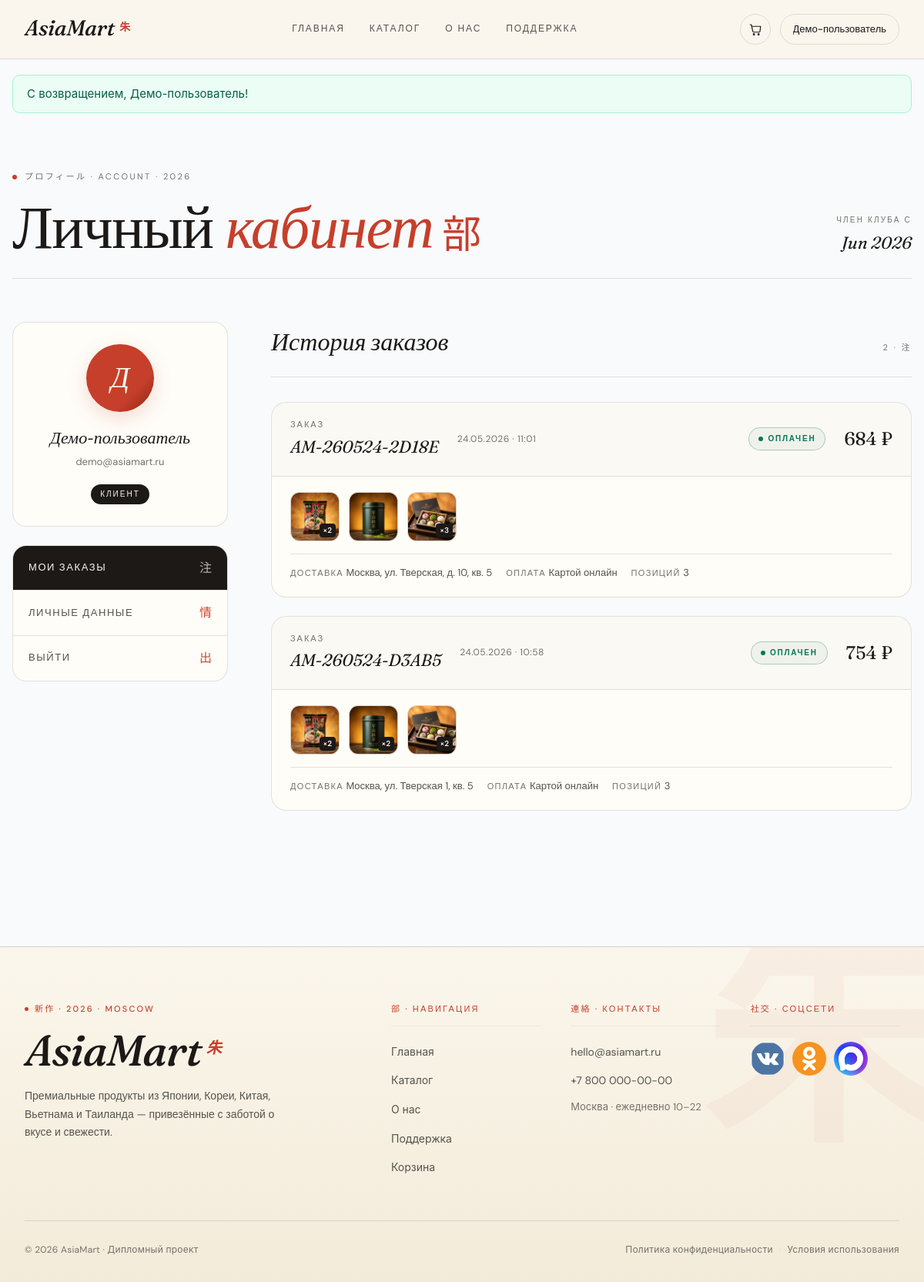
The app's page /profile.php (signed in) with its own data.
### tables this page shows
CREATE TABLE `users` (
  `id` int(10) unsigned NOT NULL AUTO_INCREMENT,
  `email` varchar(190) NOT NULL,
  `password_hash` varchar(255) NOT NULL,
  `name` varchar(100) NOT NULL,
  `phone` varchar(30) DEFAULT NULL,
  `address` varchar(255) DEFAULT NULL,
  `role` enum('user','admin') NOT NULL DEFAULT 'user',
  `created_at` datetime NOT NULL DEFAULT current_timestamp(),
  PRIMARY KEY (`id`),
  UNIQUE KEY `uniq_email` (`email`)
);

CREATE TABLE `orders` (
  `id` int(10) unsigned NOT NULL AUTO_INCREMENT,
  `order_number` varchar(40) NOT NULL,
  `user_id` int(10) unsigned DEFAULT NULL,
  `status` enum('new','paid','shipped','delivered','cancelled') NOT NULL DEFAULT 'new',
  `total` decimal(10,2) NOT NULL DEFAULT 0.00,
  `customer_name` varchar(120) NOT NULL,
  `customer_phone` varchar(30) NOT NULL,
  `customer_email` varchar(190) NOT NULL,
  `city` varchar(120) NOT NULL DEFAULT '',
  `address` varchar(500) NOT NULL DEFAULT '',
  `subtotal` decimal(10,2) NOT NULL DEFAULT 0.00,
  `delivery` decimal(10,2) NOT NULL DEFAULT 0.00,
  `shipping_address` varchar(500) NOT NULL DEFAULT '',
  `payment_method` enum('card','sbp','cash') NOT NULL DEFAULT 'card',
  `comment` text DEFAULT NULL,
  `created_at` datetime NOT NULL DEFAULT current_timestamp(),
  PRIMARY KEY (`id`),
  UNIQUE KEY `uq_order_number` (`order_number`),
  KEY `idx_user` (`user_id`),
  KEY `idx_status` (`status`),
  CONSTRAINT `fk_orders_user` FOREIGN KEY (`user_id`) REFERENCES `users` (`id`) ON DELETE SET NULL ON UPDATE CASCADE
);

CREATE TABLE `order_items` (
  `id` int(10) unsigned NOT NULL AUTO_INCREMENT,
  `order_id` int(10) unsigned NOT NULL,
  `product_id` int(10) unsigned NOT NULL,
  `product_name` varchar(200) NOT NULL,
  `price` decimal(10,2) NOT NULL,
  `quantity` int(10) unsigned NOT NULL,
  PRIMARY KEY (`id`),
  KEY `idx_order` (`order_id`),
  KEY `fk_oi_product` (`product_id`),
  CONSTRAINT `fk_oi_order` FOREIGN KEY (`order_id`) REFERENCES `orders` (`id`) ON DELETE CASCADE ON UPDATE CASCADE,
  CONSTRAINT `fk_oi_product` FOREIGN KEY (`product_id`) REFERENCES `products` (`id`) ON UPDATE CASCADE
);

CREATE TABLE `products` (
  `id` int(10) unsigned NOT NULL AUTO_INCREMENT,
  `category_id` int(10) unsigned NOT NULL,
  `name` varchar(200) NOT NULL,
  `slug` varchar(200) NOT NULL,
  `short_desc` varchar(500) DEFAULT NULL,
  `description` text DEFAULT NULL,
  `price` decimal(10,2) NOT NULL DEFAULT 0.00,
  `old_price` decimal(10,2) DEFAULT NULL,
  `stock` int(11) NOT NULL DEFAULT 0,
  `country` varchar(60) DEFAULT NULL,
  `brand` varchar(80) DEFAULT NULL,
  `weight` varchar(60) DEFAULT NULL,
  `image` varchar(255) DEFAULT NULL,
  `is_featured` tinyint(1) NOT NULL DEFAULT 0,
  `rating` decimal(2,1) NOT NULL DEFAULT 5.0,
  `reviews_count` int(10) unsigned NOT NULL DEFAULT 0,
  `is_active` tinyint(1) NOT NULL DEFAULT 1,
  `created_at` datetime NOT NULL DEFAULT current_timestamp(),
  PRIMARY KEY (`id`),
  UNIQUE KEY `uniq_slug` (`slug`),
  KEY `idx_category` (`category_id`),
  KEY `idx_active` (`is_active`),
  CONSTRAINT `fk_products_category` FOREIGN KEY (`category_id`) REFERENCES `categories` (`id`) ON UPDATE CASCADE
);

### includes/helpers.php (called while the page is built, shortened)
<?php
require_once __DIR__ . '/db.php';
function e(?string $s): string {
    return htmlspecialchars((string)$s, ENT_QUOTES | ENT_SUBSTITUTE, 'UTF-8');
}
function price(float $value): string {
    return number_format($value, 0, ',', ' ') . ' ₽';
}
function current_user(): ?array {
    $stmt = db()->prepare('SELECT id, email, name, role FROM users WHERE id = ?');
    $stmt->execute([$_SESSION['user_id']]);
    $u = $stmt->fetch();
    return $u ?: null;
}
function flash_get(string $type = 'success'): ?string {
    $msg = $_SESSION['_flash'][$type] ?? null;
    return $msg;
}
function asset(string $path): string {
    return $path . '?v=' . filemtime(__DIR__ . '/../public' . $path);
}

### includes/db.php (called while the page is built, shortened)
<?php
function db(): PDO {
    static $pdo = null;
    if ($pdo !== null) return $pdo;
    $dsn = sprintf(
        'mysql:host=%s;port=%d;dbname=%s;charset=%s',
        DB_HOST, DB_PORT, DB_NAME, DB_CHARSET
    );
    try {
        $pdo = new PDO($dsn, DB_USER, DB_PASS, [
            PDO::ATTR_ERRMODE            => PDO::ERRMODE_EXCEPTION,
            PDO::ATTR_DEFAULT_FETCH_MODE => PDO::FETCH_ASSOC,
            PDO::ATTR_EMULATE_PREPARES   => false,
        ]);
    } catch (PDOException $e) {
        http_response_code(500);
        die('Ошибка подключения к базе данных: ' . htmlspecialchars($e->getMessage()));
    }
    return $pdo;
}

### public/profile.php (the view, shortened to what this page needs)
<?php
require_once __DIR__ . '/../includes/helpers.php';
$user = current_user();
$tab = $_GET['tab'] ?? 'orders';
$orders = db()->prepare('SELECT * FROM orders WHERE user_id = ? ORDER BY created_at DESC');
$orders->execute([$user['id']]);
$orders = $orders->fetchAll();
$itemsMap = [];
if ($orders) {
    $ids = array_column($orders, 'id');
    $place = implode(',', array_fill(0, count($ids), '?'));
    $stmt = db()->prepare("SELECT oi.*, p.image FROM order_items oi LEFT JOIN products p ON p.id = oi.product_id WHERE oi.order_id IN ($place)");
    $stmt->execute($ids);
    foreach ($stmt->fetchAll() as $row) {
        $itemsMap[$row['order_id']][] = $row;
    }
}
$statusLabels = [
    'new'       => 'Новый',
    'paid'      => 'Оплачен',
    'shipped'   => 'Отправлен',
    'delivered' => 'Доставлен',
    'cancelled' => 'Отменён',
];
$page_class   = 'profile-ryokan';
require __DIR__ . '/../includes/header.php';
?>
<section class="profile-main">
  <div class="container">
    <div class="pr-head">
      <div>
        <div class="ry-eyebrow"><span class="dot"></span>プロフィール · ACCOUNT · 2026</div>
        <h1 class="pr-title">Личный <em>кабинет</em><span class="kanji">部</span></h1>
      </div>
      <div class="pr-head-meta">
        <div class="label">Член клуба с</div>
        <div class="value"><?= date('M Y', strtotime($user['created_at'] ?? 'now')) ?></div>
      </div>
    </div>
    <div class="pr-grid">
      <aside class="pr-side">
        <div class="pr-avatar-card">
          <div class="pr-avatar"><?= e(mb_substr($user['name'] ?: 'A', 0, 1)) ?></div>
          <h3 class="pr-name"><?= e($user['name']) ?></h3>
          <p class="pr-mail"><?= e($user['email']) ?></p>
          <?php if ($user['role'] === 'admin'): ?>
            <span class="pr-role">★ Администратор</span>
          <?php else: ?>
            <span class="pr-role" style="background:var(--rg-ink);">Клиент</span>
          <?php endif; ?>
        </div>
        <ul class="pr-tabs">
          <li>
            <a href="/profile.php?tab=orders" class="<?= $tab==='orders' ? 'is-active' : '' ?>">
              <span>Мои заказы</span>
              <span class="kanji">注</span>
            </a>
          </li>
          <li>
            <a href="/profile.php?tab=info" class="<?= $tab==='info' ? 'is-active' : '' ?>">
              <span>Личные данные</span>
              <span class="kanji">情</span>
            </a>
          </li>
          <li>
            <a href="/logout.php">
              <span>Выйти</span>
              <span class="kanji">出</span>
            </a>
          </li>
        </ul>
      </aside>
      <div class="pr-content">
        <?php if ($tab === 'orders'): ?>
          <div class="pr-section-head">
            <h2>История <em>заказов</em></h2>
            <span class="meta"><?= count($orders) ?> · 注</span>
          </div>
          <?php if (empty($orders)): ?>
            <div class="pr-empty">
              <div class="kanji-big">空</div>
              <h3>Пока пусто.</h3>
              <p>Здесь будут все ваши заказы, когда вы их сделаете.</p>
              <a href="/katalog.php" class="pr-save" style="display:inline-block;text-decoration:none;">Открыть каталог →</a>
            </div>
          <?php else: ?>
            <div class="pr-orders">
              <?php foreach ($orders as $o): $items = $itemsMap[$o['id']] ?? []; ?>
                <article class="pr-order">
                  <header class="pr-order-head">
                    <div class="pr-order-num">
                      Заказ
                      <strong><?= e($o['order_number']) ?></strong>
                    </div>
                    <div class="pr-order-date">
                      <?= date('d.m.Y · H:i', strtotime($o['created_at'])) ?>
                    </div>
                    <span class="pr-status <?= e($o['status']) ?>"><?= e($statusLabels[$o['status']] ?? $o['status']) ?></span>
                    <div class="pr-order-total"><?= price((float)$o['total']) ?></div>
                  </header>
                  <div class="pr-order-body">
                    <div class="pr-order-items">
                      <?php foreach ($items as $it): ?>
                        <div class="pr-thumb">
                          <img src="<?= e($it['image'] ?: '/assets/img/placeholder.png') ?>" alt="<?= e($it['product_name']) ?>" decoding="async">
                          <?php if ((int)$it['quantity'] > 1): ?>
                            <span class="qty">×<?= (int)$it['quantity'] ?></span>
                          <?php endif; ?>
                        </div>
                      <?php endforeach; ?>
                    </div>
                    <div class="pr-order-meta">
                      <span><strong>Доставка</strong> <?= e($o['city']) ?>, <?= e($o['address']) ?></span>
                      <span><strong>Оплата</strong>
                        <?php
                          $pm = $o['payment_method'];
                          echo $pm === 'card' ? 'Картой онлайн' : ($pm === 'sbp' ? 'СБП' : 'При получении');
                        ?>
                      </span>
                      <span><strong>Позиций</strong> <?= count($items) ?></span>
                    </div>
                  </div>
                </article>
              <?php endforeach; ?>
            </div>
          <?php endif; ?>
        <?php endif; ?>
      </div>
    </div>
  </div>
</section>
<?php require __DIR__ . '/../includes/footer.php'; ?>

### includes/header.php (shortened to what this page needs)
<?php
require_once __DIR__ . '/helpers.php';
$page_class       ??= '';
$u = current_user();
function nav_active(string $slug): string {
    return ($GLOBALS['current_page'] ?? '') === $slug ? ' is-active' : '';
}
?>
<!DOCTYPE html>
<html lang="ru">
<head>
  <link rel="stylesheet" href="<?= asset('/assets/css/global.css') ?>">
  <link rel="stylesheet" href="<?= asset('/assets/css/asiamart.css') ?>">
  <link rel="stylesheet" href="<?= asset('/assets/css/ryokan.css') ?>">
</head>
<body<?= $page_class ? ' class="' . e($page_class) . '"' : '' ?>>
  <header class="ry-header" id="siteHeader">
    <div class="ry-header-inner">
      <a href="/" class="ry-brand" aria-label="AsiaMart — главная">
        <span class="ry-brand-name">AsiaMart</span>
        <span class="ry-brand-stamp" aria-hidden="true">朱</span>
      </a>
      <nav class="ry-nav" aria-label="Основная навигация">
        <a href="/"             class="ry-nav-link<?= nav_active('index') ?>">Главная</a>
        <a href="/katalog.php"  class="ry-nav-link<?= nav_active('katalog') ?>">Каталог</a>
        <a href="/about.php"    class="ry-nav-link<?= nav_active('about') ?>">О нас</a>
        <a href="/support.php"  class="ry-nav-link<?= nav_active('support') ?>">Поддержка</a>
      </nav>
      <div class="ry-actions">
        <a href="/cart.php" class="ry-cart" aria-label="Корзина">
          <svg viewBox="0 0 24 24" fill="none" stroke="currentColor" stroke-width="1.6" stroke-linecap="round" stroke-linejoin="round" aria-hidden="true">
            <path d="M3 4h2l2.5 11.5a2 2 0 0 0 2 1.5h8.5a2 2 0 0 0 2-1.5L21 7H6.5"/>
            <circle cx="9.5" cy="20.5" r="1.2"/>
            <circle cx="17.5" cy="20.5" r="1.2"/>
          </svg>
        </a>
        <?php if ($u): ?>
          <a href="/profile.php" class="ry-user" title="Личный кабинет">
            <span class="ry-user-name"><?= e(mb_strimwidth($u['name'], 0, 18, '…')) ?></span>
          </a>
        <?php else: ?>
          <a href="/login.php" class="ry-login">Войти</a>
        <?php endif; ?>
      </div>
    </div>
  </header>
  <main>
    <?php
    $flashOk  = flash_get('success');
    $flashErr = flash_get('error');
    $flashInfo = flash_get('info');
    if ($flashOk || $flashErr || $flashInfo): ?>
      <div class="container" style="margin-top:20px">
        <?php if ($flashOk): ?>
          <div class="flash flash-ok"><?= e($flashOk) ?></div>
        <?php endif; ?>
      </div>
    <?php endif; ?>

### public/assets/css/global.css (style rules this page uses)
:root { --color-primary: #111827; --color-secondary: #6b7280; --color-accent: #f59e0b; --color-background: #f8fafc; --color-foreground: #374151; }
*, *::before, *::after { margin: 0; padding: 0; box-sizing: border-box; }
html { scroll-behavior: smooth; -webkit-text-size-adjust: 100%; text-size-adjust: 100%; }
body { font-family: -apple-system, BlinkMacSystemFont, 'Segoe UI', Roboto, Helvetica, Arial, sans-serif; font-size: 16px; line-height: 1.6; color: var(--color-foreground); background: var(--color-background); text-rendering: optimizeLegibility; }
a { color: inherit; text-decoration: none; }
ul { list-style: none; }
img { max-width: 100%; height: auto; display: block; }
.container { width: 100%; max-width: 1280px; margin-left: auto; margin-right: auto; padding-left: 1rem; padding-right: 1rem; }
h1, h2, h3, h4, h5, h6 { font-weight: 600; color: #111827; }
p { margin-top: 0.5rem; }
@media (min-width: 768px) { main > section { content-visibility: auto; contain-intrinsic-size: 1px 900px; } }

### public/assets/css/asiamart.css (style rules this page uses)
@media (min-width: 768px) { main > section { content-visibility: visible !important; contain-intrinsic-size: auto !important; } }
.flash { padding: 12px 18px; border-radius: 10px; font-size: 15px; margin-bottom: 12px; border: 1px solid transparent; }
.flash-ok { background: #ecfdf5; color: #065f46; border-color: #a7f3d0; }

### records on screen
users: name "Демо-пользователь", name "Д", email "demo@asiamart.ru"
orders: order_number "AM-260524-2D18E", created_at "24.05.2026 · 11:01", status "ОПЛАЧЕН", total "684 ₽", city "Москва", address "ул. Тверская, д. 10, кв. 5", payment_method "Картой онлайн", id "3"
order_items: product.image (picture), quantity "2"
order_items: product.image (picture)
order_items: product.image (picture), quantity "3"
orders: order_number "AM-260524-D3AB5", created_at "24.05.2026 · 10:58", status "ОПЛАЧЕН", total "754 ₽", city "Москва", address "ул. Тверская 1, кв. 5", payment_method "Картой онлайн", id "3"
order_items: product.image (picture), quantity "2"
order_items: product.image (picture), quantity "2"
order_items: product.image (picture), quantity "2"

### other values on screen
$flashOk "С возвращением, Демо-пользователь!"
date('M Y', strtotime($user['created_at'] ?? 'now')) "Jun 2026"
count($orders) "2"
